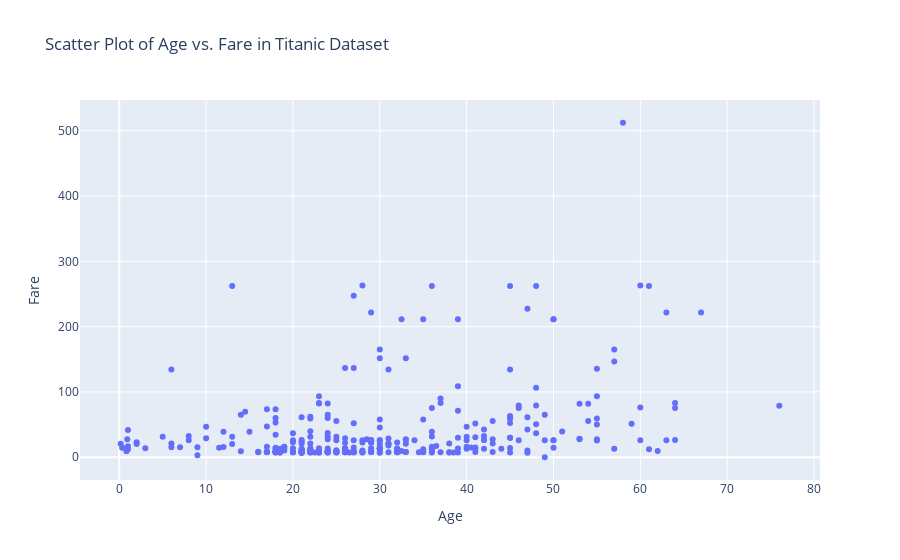

Notebook source saved alongside this figure:
### Markdown cell above
Q1. Load the "titanic" dataset using the load_dataset function of seaborn. Use Plotly express to plot a
scatter plot for age and fare columns in the titanic dataset.

### Code cell
# Answer
import pandas as pd
import plotly.express as px

titanic_data = pd.read_csv("tested.csv")

# Scatter plot using Plotly Express
fig = px.scatter(titanic_data, x="Age", y="Fare", title="Scatter Plot of Age vs. Fare in Titanic Dataset")
fig.show()

### Figure 1 — Plotly figure (JSON) as saved in the notebook; plotly's stock layout.template omitted (floating-point values rounded to 4 significant figures; data arrays with more than 128 entries replaced by an {"elided": "..."} marker saying what was removed)
{"data": [{"hovertemplate": "Age=%{x}<br>Fare=%{y}<extra></extra>", "legendgroup": "", "marker": {"color": "#636efa", "symbol": "circle"}, "mode": "markers", "name": "", "orientation": "v", "showlegend": false, "type": "scatter", "x": {"elided": "418 float values"}, "xaxis": "x", "y": {"elided": "418 float values"}, "yaxis": "y"}], "layout": {"autosize": true, "legend": {"tracegroupgap": 0}, "title": {"text": "Scatter Plot of Age vs. Fare in Titanic Dataset"}, "xaxis": {"anchor": "y", "autorange": true, "domain": [0, 1], "range": [-4.896, 81.07], "title": {"text": "Age"}, "type": "linear"}, "yaxis": {"anchor": "x", "autorange": true, "domain": [0, 1], "range": [-42.28, 554.6], "title": {"text": "Fare"}, "type": "linear"}}}
